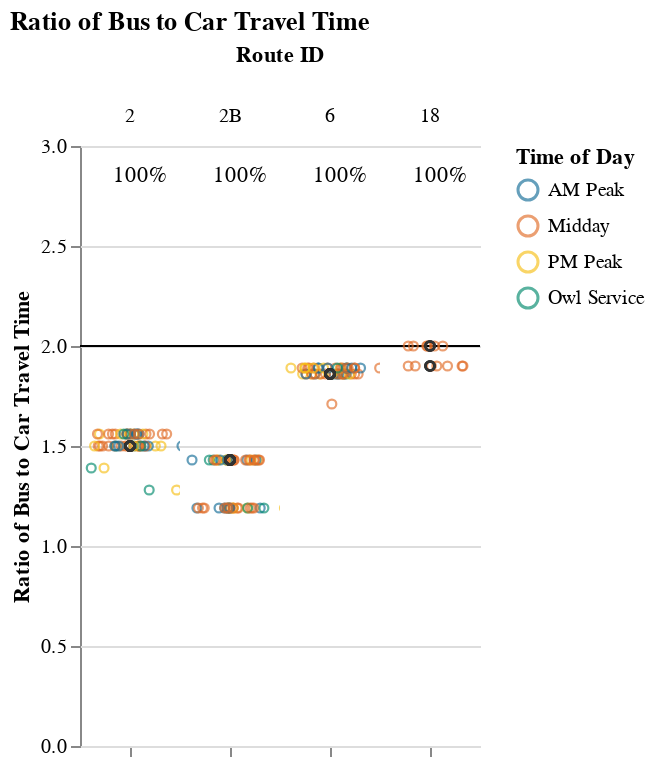
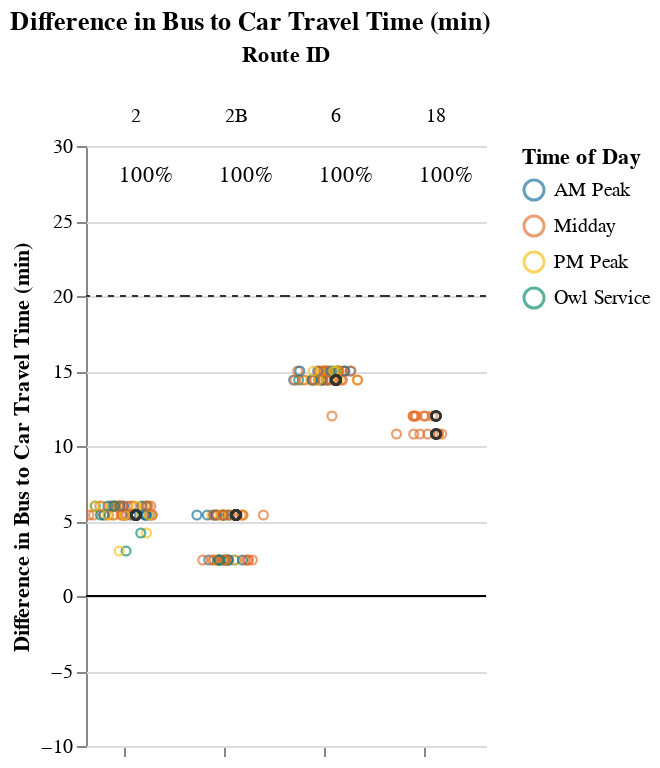

Source (notebook cell) for these figures, in order:
### Markdown cell above
## Viable Competitive Routes
### Short Routes (< 1 hr)

### Code cell
route_group = "short"
try:
    display_charts_for_route_group(df, route_group)
except:
    print(no_display_statement)

### Figure 1 — Vega-Lite specification as saved in the notebook (floating-point values rounded to 4 significant figures; data arrays with more than 128 entries replaced by an {"elided": "..."} marker saying what was removed)
{"config": {"view": {"continuousWidth": 400, "continuousHeight": 300, "stroke": null}, "facet": {"spacing": 0}}, "data": {"name": "data-130a15e59a34b621cd1fa3bbec9935c8"}, "facet": {"column": {"field": "route_id2", "sort": ["2", "2B", "6", "18"], "title": "Route ID", "type": "nominal"}}, "spec": {"layer": [{"mark": "rule", "encoding": {"color": {"value": "black"}, "y": {"field": "cutoff", "type": "quantitative"}}, "selection": {"selector001": {"type": "interval", "bind": "scales", "encodings": ["x", "y"]}}}, {"mark": {"type": "point", "opacity": 0.65, "size": 20, "strokeWidth": 1.1}, "encoding": {"color": {"field": "time_of_day", "scale": {"range": ["#136C97", "#E16B26", "#F6BF16", "#00896B", "#7790A3", "#5B559C"]}, "sort": ["AM Peak", "Midday", "PM Peak", "Owl Service"], "title": "Time of Day", "type": "nominal"}, "tooltip": [{"field": "route_id2", "title": "route_id", "type": "nominal"}, {"field": "route_name", "type": "nominal"}, {"field": "trip_id", "type": "nominal"}, {"field": "service_hours", "type": "quantitative"}, {"field": "car_duration_hours", "type": "quantitative"}, {"field": "bus_multiplier", "type": "quantitative"}, {"field": "bus_difference", "type": "quantitative"}, {"field": "num_trips", "type": "quantitative"}, {"field": "num_competitive", "type": "quantitative"}, {"field": "pct_trips_competitive", "type": "quantitative"}, {"field": "pct_below_cutoff", "type": "quantitative"}, {"field": "p25", "type": "quantitative"}, {"field": "p50", "type": "quantitative"}, {"field": "p75", "type": "quantitative"}], "x": {"axis": {"grid": false, "labels": false, "ticks": true, "values": [0]}, "field": "jitter", "scale": {}, "title": null, "type": "quantitative"}, "y": {"field": "bus_multiplier", "scale": {"domain": [0, 3.0]}, "title": "Ratio of Bus to Car Travel Time", "type": "quantitative"}}, "transform": [{"calculate": "sqrt(-2*log(random()))*cos(2*PI*random())", "as": "jitter"}], "width": 50}, {"layer": [{"mark": {"type": "point", "opacity": 0.6, "size": 20, "strokeWidth": 1.3}, "encoding": {"color": {"value": "#323434"}, "y": {"field": "bus_multiplier", "type": "quantitative"}}, "transform": [{"filter": "(datum.p50_trip === 1)"}]}, {"mark": {"type": "text", "align": "center", "baseline": "middle"}, "encoding": {"color": {"value": "black"}, "text": {"field": "pct_trips_competitive", "format": ".0%", "type": "quantitative"}, "tooltip": [{"field": "route_id2", "title": "route_id", "type": "nominal"}, {"field": "route_name", "type": "nominal"}, {"field": "trip_id", "type": "nominal"}, {"field": "service_hours", "type": "quantitative"}, {"field": "car_duration_hours", "type": "quantitative"}, {"field": "bus_multiplier", "type": "quantitative"}, {"field": "bus_difference", "type": "quantitative"}, {"field": "num_trips", "type": "quantitative"}, {"field": "num_competitive", "type": "quantitative"}, {"field": "pct_trips_competitive", "type": "quantitative"}, {"field": "pct_below_cutoff", "type": "quantitative"}, {"field": "p25", "type": "quantitative"}, {"field": "p50", "type": "quantitative"}, {"field": "p75", "type": "quantitative"}], "x": {"value": 30}, "y": {"value": 15}}, "transform": [{"calculate": "sqrt(-2*log(random()))*cos(2*PI*random())", "as": "jitter"}, {"filter": "(datum.fastest_trip === 1)"}]}]}]}, "resolve": {"scale": {"y": "shared"}}, "title": "Ratio of Bus to Car Travel Time", "$schema": "https://vega.github.io/schema/vega-lite/v4.17.0.json", "datasets": {"data-130a15e59a34b621cd1fa3bbec9935c8": {"elided": "184 records"}}}

### Figure 2 — Vega-Lite specification as saved in the notebook (floating-point values rounded to 4 significant figures; data arrays with more than 128 entries replaced by an {"elided": "..."} marker saying what was removed)
{"config": {"view": {"continuousWidth": 400, "continuousHeight": 300, "stroke": null}, "facet": {"spacing": 0}}, "data": {"name": "data-a92d366f379a5f6cedda7d93e1821473"}, "facet": {"column": {"field": "route_id2", "sort": ["2", "2B", "6", "18"], "title": "Route ID", "type": "nominal"}}, "spec": {"layer": [{"mark": "rule", "encoding": {"color": {"value": "black"}, "y": {"field": "cutoff", "type": "quantitative"}}, "selection": {"selector002": {"type": "interval", "bind": "scales", "encodings": ["x", "y"]}}}, {"mark": {"type": "rule", "strokeDash": [3, 3]}, "encoding": {"color": {"value": "#323434"}, "y": {"field": "cutoff2", "type": "quantitative"}}}, {"mark": {"type": "point", "opacity": 0.65, "size": 20, "strokeWidth": 1.1}, "encoding": {"color": {"field": "time_of_day", "scale": {"range": ["#136C97", "#E16B26", "#F6BF16", "#00896B", "#7790A3", "#5B559C"]}, "sort": ["AM Peak", "Midday", "PM Peak", "Owl Service"], "title": "Time of Day", "type": "nominal"}, "tooltip": [{"field": "route_id2", "title": "route_id", "type": "nominal"}, {"field": "route_name", "type": "nominal"}, {"field": "trip_id", "type": "nominal"}, {"field": "service_hours", "type": "quantitative"}, {"field": "car_duration_hours", "type": "quantitative"}, {"field": "bus_multiplier", "type": "quantitative"}, {"field": "bus_difference", "type": "quantitative"}, {"field": "num_trips", "type": "quantitative"}, {"field": "num_competitive", "type": "quantitative"}, {"field": "pct_trips_competitive", "type": "quantitative"}, {"field": "pct_below_cutoff", "type": "quantitative"}, {"field": "p25", "type": "quantitative"}, {"field": "p50", "type": "quantitative"}, {"field": "p75", "type": "quantitative"}], "x": {"axis": {"grid": false, "labels": false, "ticks": true, "values": [0]}, "field": "jitter", "scale": {}, "title": null, "type": "quantitative"}, "y": {"field": "bus_difference", "scale": {"domain": [-5, 25.0]}, "title": "Difference in Bus to Car Travel Time (min)", "type": "quantitative"}}, "transform": [{"calculate": "sqrt(-2*log(random()))*cos(2*PI*random())", "as": "jitter"}], "width": 50}, {"layer": [{"mark": {"type": "point", "opacity": 0.6, "size": 20, "strokeWidth": 1.3}, "encoding": {"color": {"value": "#323434"}, "y": {"field": "bus_difference", "type": "quantitative"}}, "transform": [{"filter": "(datum.p50_trip === 1)"}]}, {"mark": {"type": "text", "align": "center", "baseline": "middle"}, "encoding": {"color": {"value": "black"}, "text": {"field": "pct_trips_competitive", "format": ".0%", "type": "quantitative"}, "tooltip": [{"field": "route_id2", "title": "route_id", "type": "nominal"}, {"field": "route_name", "type": "nominal"}, {"field": "trip_id", "type": "nominal"}, {"field": "service_hours", "type": "quantitative"}, {"field": "car_duration_hours", "type": "quantitative"}, {"field": "bus_multiplier", "type": "quantitative"}, {"field": "bus_difference", "type": "quantitative"}, {"field": "num_trips", "type": "quantitative"}, {"field": "num_competitive", "type": "quantitative"}, {"field": "pct_trips_competitive", "type": "quantitative"}, {"field": "pct_below_cutoff", "type": "quantitative"}, {"field": "p25", "type": "quantitative"}, {"field": "p50", "type": "quantitative"}, {"field": "p75", "type": "quantitative"}], "x": {"value": 30}, "y": {"value": 15}}, "transform": [{"calculate": "sqrt(-2*log(random()))*cos(2*PI*random())", "as": "jitter"}, {"filter": "(datum.fastest_trip === 1)"}]}]}]}, "resolve": {"scale": {"y": "shared"}}, "title": "Difference in Bus to Car Travel Time (min)", "$schema": "https://vega.github.io/schema/vega-lite/v4.17.0.json", "datasets": {"data-a92d366f379a5f6cedda7d93e1821473": {"elided": "184 records"}}}
